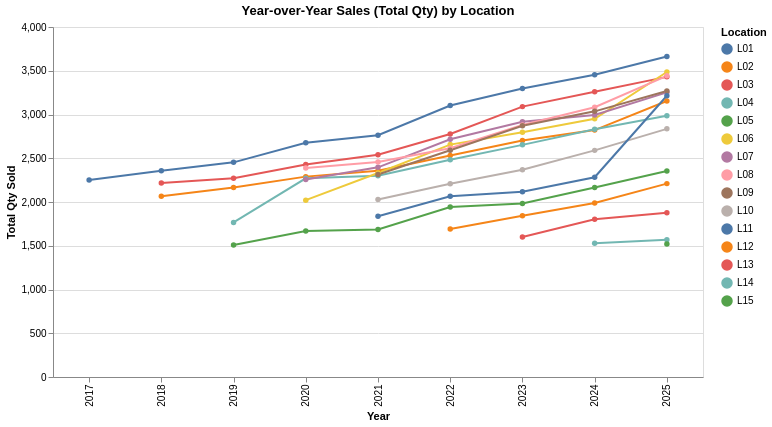

Here is the notebook cell this chart was saved with:
### Code cell
# YoY chart: line per location
chart = (
    alt.Chart(sales_yoy)
    .mark_line(point=True)
    .encode(
        x=alt.X("Year:O", title="Year"),
        y=alt.Y("total_qty:Q", title="Total Qty Sold"),
        color=alt.Color("LocationID:N", title="Location"),
        tooltip=[
            alt.Tooltip("Year:O", title="Year"),
            alt.Tooltip("LocationID:N", title="Location"),
            alt.Tooltip("total_qty:Q", title="Total Qty"),
            alt.Tooltip("orders:Q", title="Unique Orders"),
            alt.Tooltip("line_items:Q", title="Line Items"),
        ],
    )
    .properties(title="Year-over-Year Sales (Total Qty) by Location", width=650, height=350)
)

chart

### Figure 1 — Vega-Lite specification as saved in the notebook (floating-point values rounded to 4 significant figures)
{"config": {"view": {"continuousWidth": 300, "continuousHeight": 300}}, "data": {"name": "data-99b395e94177e115684bf6d4e9cfcb1f"}, "mark": {"type": "line", "point": true}, "encoding": {"color": {"field": "LocationID", "title": "Location", "type": "nominal"}, "tooltip": [{"field": "Year", "title": "Year", "type": "ordinal"}, {"field": "LocationID", "title": "Location", "type": "nominal"}, {"field": "total_qty", "title": "Total Qty", "type": "quantitative"}, {"field": "orders", "title": "Unique Orders", "type": "quantitative"}, {"field": "line_items", "title": "Line Items", "type": "quantitative"}], "x": {"field": "Year", "title": "Year", "type": "ordinal"}, "y": {"field": "total_qty", "title": "Total Qty Sold", "type": "quantitative"}}, "height": 350, "title": "Year-over-Year Sales (Total Qty) by Location", "width": 650, "$schema": "https://vega.github.io/schema/vega-lite/v5.20.1.json", "datasets": {"data-99b395e94177e115684bf6d4e9cfcb1f": [{"Year": 2017.0, "LocationID": "L01", "total_qty": 2251, "line_items": 2025, "orders": 733}, {"Year": 2018.0, "LocationID": "L01", "total_qty": 2357, "line_items": 2160, "orders": 771}, {"Year": 2018.0, "LocationID": "L02", "total_qty": 2065, "line_items": 1862, "orders": 686}, {"Year": 2018.0, "LocationID": "L03", "total_qty": 2216, "line_items": 1965, "orders": 729}, {"Year": 2019.0, "LocationID": "L01", "total_qty": 2453, "line_items": 2237, "orders": 796}, {"Year": 2019.0, "LocationID": "L02", "total_qty": 2165, "line_items": 1990, "orders": 719}, {"Year": 2019.0, "LocationID": "L03", "total_qty": 2272, "line_items": 2088, "orders": 748}, {"Year": 2019.0, "LocationID": "L04", "total_qty": 1766, "line_items": 1517, "orders": 596}, {"Year": 2019.0, "LocationID": "L05", "total_qty": 1509, "line_items": 1254, "orders": 523}, {"Year": 2020.0, "LocationID": "L01", "total_qty": 2676, "line_items": 2459, "orders": 860}, {"Year": 2020.0, "LocationID": "L02", "total_qty": 2290, "line_items": 2103, "orders": 751}, {"Year": 2020.0, "LocationID": "L03", "total_qty": 2429, "line_items": 2245, "orders": 797}, {"Year": 2020.0, "LocationID": "L04", "total_qty": 2271, "line_items": 2029, "orders": 747}, {"Year": 2020.0, "LocationID": "L05", "total_qty": 1669, "line_items": 1418, "orders": 566}, {"Year": 2020.0, "LocationID": "L06", "total_qty": 2021, "line_items": 1841, "orders": 664}, {"Year": 2020.0, "LocationID": "L07", "total_qty": 2257, "line_items": 2063, "orders": 735}, {"Year": 2020.0, "LocationID": "L08", "total_qty": 2389, "line_items": 2389, "orders": 751}, {"Year": 2021.0, "LocationID": "L01", "total_qty": 2764, "line_items": 2576, "orders": 895}, {"Year": 2021.0, "LocationID": "L02", "total_qty": 2357, "line_items": 2130, "orders": 774}, {"Year": 2021.0, "LocationID": "L03", "total_qty": 2540, "line_items": 2388, "orders": 832}, {"Year": 2021.0, "LocationID": "L04", "total_qty": 2299, "line_items": 2034, "orders": 738}, {"Year": 2021.0, "LocationID": "L05", "total_qty": 1685, "line_items": 1442, "orders": 571}, {"Year": 2021.0, "LocationID": "L06", "total_qty": 2332, "line_items": 2090, "orders": 762}, {"Year": 2021.0, "LocationID": "L07", "total_qty": 2396, "line_items": 2180, "orders": 794}, {"Year": 2021.0, "LocationID": "L08", "total_qty": 2457, "line_items": 2457, "orders": 795}, {"Year": 2021.0, "LocationID": "L09", "total_qty": 2314, "line_items": 2092, "orders": 761}, {"Year": 2021.0, "LocationID": "L10", "total_qty": 2028, "line_items": 1807, "orders": 674}, {"Year": 2021.0, "LocationID": "L11", "total_qty": 1838, "line_items": 1613, "orders": 605}, {"Year": 2022.0, "LocationID": "L01", "total_qty": 3102, "line_items": 2913, "orders": 964}, {"Year": 2022.0, "LocationID": "L02", "total_qty": 2532, "line_items": 2371, "orders": 806}, {"Year": 2022.0, "LocationID": "L03", "total_qty": 2777, "line_items": 2650, "orders": 889}, {"Year": 2022.0, "LocationID": "L04", "total_qty": 2482, "line_items": 2354, "orders": 772}, {"Year": 2022.0, "LocationID": "L05", "total_qty": 1942, "line_items": 1819, "orders": 594}, {"Year": 2022.0, "LocationID": "L06", "total_qty": 2656, "line_items": 2469, "orders": 828}, {"Year": 2022.0, "LocationID": "L07", "total_qty": 2717, "line_items": 2577, "orders": 839}, {"Year": 2022.0, "LocationID": "L08", "total_qty": 2614, "line_items": 2430, "orders": 842}, {"Year": 2022.0, "LocationID": "L09", "total_qty": 2592, "line_items": 2472, "orders": 810}, {"Year": 2022.0, "LocationID": "L10", "total_qty": 2209, "line_items": 2080, "orders": 702}, {"Year": 2022.0, "LocationID": "L11", "total_qty": 2066, "line_items": 1937, "orders": 634}, {"Year": 2022.0, "LocationID": "L12", "total_qty": 1691, "line_items": 1583, "orders": 524}, {"Year": 2023.0, "LocationID": "L01", "total_qty": 3298, "line_items": 3089, "orders": 1017}, {"Year": 2023.0, "LocationID": "L02", "total_qty": 2704, "line_items": 2521, "orders": 843}, {"Year": 2023.0, "LocationID": "L03", "total_qty": 3090, "line_items": 2879, "orders": 943}, {"Year": 2023.0, "LocationID": "L04", "total_qty": 2653, "line_items": 2480, "orders": 821}, {"Year": 2023.0, "LocationID": "L05", "total_qty": 1983, "line_items": 1881, "orders": 633}, {"Year": 2023.0, "LocationID": "L06", "total_qty": 2797, "line_items": 2633, "orders": 884}, {"Year": 2023.0, "LocationID": "L07", "total_qty": 2918, "line_items": 2736, "orders": 912}, {"Year": 2023.0, "LocationID": "L08", "total_qty": 2879, "line_items": 2725, "orders": 910}, {"Year": 2023.0, "LocationID": "L09", "total_qty": 2871, "line_items": 2676, "orders": 889}, {"Year": 2023.0, "LocationID": "L10", "total_qty": 2369, "line_items": 2244, "orders": 747}, {"Year": 2023.0, "LocationID": "L11", "total_qty": 2116, "line_items": 1982, "orders": 667}, {"Year": 2023.0, "LocationID": "L12", "total_qty": 1844, "line_items": 1733, "orders": 567}, {"Year": 2023.0, "LocationID": "L13", "total_qty": 1599, "line_items": 1506, "orders": 523}, {"Year": 2024.0, "LocationID": "L01", "total_qty": 3454, "line_items": 3252, "orders": 1084}, {"Year": 2024.0, "LocationID": "L02", "total_qty": 2822, "line_items": 2655, "orders": 898}, {"Year": 2024.0, "LocationID": "L03", "total_qty": 3260, "line_items": 3062, "orders": 1018}, {"Year": 2024.0, "LocationID": "L04", "total_qty": 2832, "line_items": 2636, "orders": 879}, {"Year": 2024.0, "LocationID": "L05", "total_qty": 2166, "line_items": 2034, "orders": 681}, {"Year": 2024.0, "LocationID": "L06", "total_qty": 2951, "line_items": 2794, "orders": 944}, {"Year": 2024.0, "LocationID": "L07", "total_qty": 2995, "line_items": 2869, "orders": 965}, {"Year": 2024.0, "LocationID": "L08", "total_qty": 3083, "line_items": 2868, "orders": 960}, {"Year": 2024.0, "LocationID": "L09", "total_qty": 3036, "line_items": 2853, "orders": 948}, {"Year": 2024.0, "LocationID": "L10", "total_qty": 2590, "line_items": 2421, "orders": 807}, {"Year": 2024.0, "LocationID": "L11", "total_qty": 2283, "line_items": 2150, "orders": 720}, {"Year": 2024.0, "LocationID": "L12", "total_qty": 1988, "line_items": 1873, "orders": 620}, {"Year": 2024.0, "LocationID": "L13", "total_qty": 1803, "line_items": 1698, "orders": 553}, {"Year": 2024.0, "LocationID": "L14", "total_qty": 1529, "line_items": 1430, "orders": 463}, {"Year": 2025.0, "LocationID": "L01", "total_qty": 3662, "line_items": 3450, "orders": 1185}, {"Year": 2025.0, "LocationID": "L02", "total_qty": 3154, "line_items": 2935, "orders": 977}, {"Year": 2025.0, "LocationID": "L03", "total_qty": 3430, "line_items": 3257, "orders": 1067}, {"Year": 2025.0, "LocationID": "L04", "total_qty": 2986, "line_items": 2783, "orders": 941}, {"Year": 2025.0, "LocationID": "L05", "total_qty": 2355, "line_items": 2220, "orders": 729}, {"Year": 2025.0, "LocationID": "L06", "total_qty": 3486, "line_items": 3286, "orders": 1072}, {"Year": 2025.0, "LocationID": "L07", "total_qty": 3253, "line_items": 3075, "orders": 1022}, {"Year": 2025.0, "LocationID": "L08", "total_qty": 3442, "line_items": 3212, "orders": 1065}, {"Year": 2025.0, "LocationID": "L09", "total_qty": 3268, "line_items": 3051, "orders": 1011}, {"Year": 2025.0, "LocationID": "L10", "total_qty": 2836, "line_items": 2659, "orders": 881}, {"Year": 2025.0, "LocationID": "L11", "total_qty": 3214, "line_items": 2982, "orders": 984}, {"Year": 2025.0, "LocationID": "L12", "total_qty": 2210, "line_items": 2087, "orders": 681}, {"Year": 2025.0, "LocationID": "L13", "total_qty": 1876, "line_items": 1774, "orders": 589}, {"Year": 2025.0, "LocationID": "L14", "total_qty": 1568, "line_items": 1478, "orders": 488}, {"Year": 2025.0, "LocationID": "L15", "total_qty": 1519, "line_items": 1424, "orders": 467}]}}
